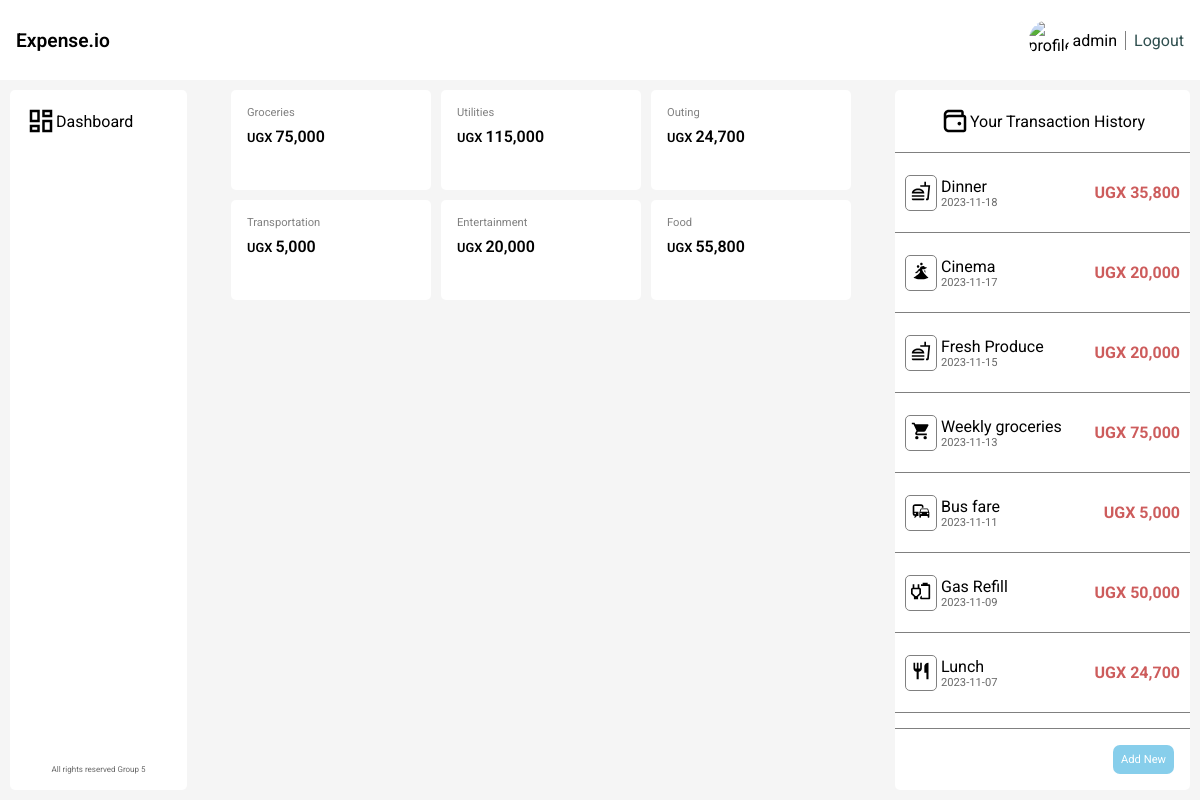
The app's page / (signed in) with its own data.
### core/models.py (models this page shows, shortened)
class Category(models.Model):
    name = models.CharField(max_length=50)
    created_at = models.DateTimeField(auto_now_add=True)
    def __str__(self) -> str:
        return self.name
    class Meta:
        verbose_name_plural = 'Categories'

class Expense(models.Model):
    owner = models.ForeignKey(User, on_delete=models.CASCADE)
    name = models.CharField(max_length=50)
    amount = models.BigIntegerField()
    category = models.ForeignKey(Category, on_delete=models.CASCADE)
    date = models.DateField()

### core/views.py (the view)
# urls.py: path('', views.index, name='index'),
@login_required
def index(request):
    categories = []
    _categories = Category.objects.all()
    for category in _categories:
        total_expenditure = category.expense_set.filter(owner=request.user).aggregate(Sum('amount'))['amount__sum'] or 0
        categories.append({
            'category': category,
            'total_expenditure': total_expenditure
        })
    expenses = Expense.objects.filter(owner=request.user).order_by('-date')
    context = { 'categories': categories, 'expenses': expenses }
    return render(request, 'core/index.html', context)

### core/templatetags/intcomma.py (called while the page is built)
@register.filter()
def intcomma(value):
    return "{:,}".format(int(value))

### core/templates/core/index.html (shortened to what this page needs)
{% load static %}
{% load intcomma %}
<!DOCTYPE html>
<html lang="en">
<head>
    <link rel="stylesheet" href="{% static 'css/main.css' %}">
    <link rel="stylesheet" href="{% static 'css/index.css' %}">
</head>
<body>
    <div class="body">
        <div class="navbar">
            <div class="logo">Expense.io</div>
            <div class="profile">
                {% if user.is_authenticated %}
                    <img src="{% static 'images/profile.jpg' %}" alt="profile">
                    <p class="username">
                        {{ user.username }}
                    </p>
                    <a href="{% url 'users:logout' %}">Logout</a>
                {% else %}
                    <a href="{% url 'users:register' %}">Register</a>
                    <a href="{% url 'users:login' %}">Login</a>
                {% endif %}
            </div>
        </div>
        <div class="main">
            <div class="sidebar">
                <div class="tile">
                    <svg style="width: 30px; height: auto;" xmlns="http://www.w3.org/2000/svg" viewBox="0 0 24 24">
                        <title>view-dashboard-outline</title>
                        <path
                            d="M19,5V7H15V5H19M9,5V11H5V5H9M19,13V19H15V13H19M9,17V19H5V17H9M21,3H13V9H21V3M11,3H3V13H11V3M21,11H13V21H21V11M11,15H3V21H11V15Z" />
                    </svg>
                    <span>Dashboard</span>
                </div>
                <p class="copy">All rights reserved Group 5</p>
            </div>
            <div class="categories">
                {% for category in categories %}
                    <div class="category">
                        <p class="name">{{ category.category.name }}</p>
                        <p class="total">
                            UGX
                            <span>{{ category.total_expenditure|intcomma }}</span>
                        </p>
                    </div>
                {% endfor %}
            </div>
            <div class="aside">
                <div class="header">
                    <span>Your Transaction History</span>
                </div>
                <div class="transactions">
                    {% for expense in expenses %}
                        <div class="transaction">
                            <div class="icon">
                            </div>
                            <div class="details">
                                <p class="name">{{ expense.name|safe }}</p>
                                <p class="date">{{ expense.date|safe }}</p>
                            </div>
                            <p class="value">
                                UGX
                                <span>{{ expense.amount|intcomma }}</span>
                            </p>
                        </div>
                    {% endfor %}
                </div>
                <div class="footer">
                    <button class="new">Add New</button>
                </div>
            </div>
        </div>
    </div>
</body>
</html>

### expense_tracker/static/css/main.css (style rules this page uses)
* { margin: 0; padding: 0; font-size: calc(0.8vh + 0.8vw); font-family: 'Roboto', Arial, Helvetica, sans-serif; box-sizing: border-box; }
body { height: 100vh; width: 100vw; }

### core/static/css/index.css (style rules this page uses)
div.body { height: 100%; width: 100%; }
div.main { background-color: whitesmoke; display: flex; height: 90%; width: 100%; padding: 10px; }
div.navbar { display: flex; justify-content: center; align-items: center; padding: 16px; height: 10%; background-color: white; }
.navbar > .logo { font-weight: 600; font-size: 1.2rem; }
.navbar > .profile { margin-left: auto; display: flex; justify-content: center; align-items: center; font-size: 0.7rem; }
.navbar > .profile a { margin-left: 8px; padding-left: 8px; border-left: 0.7px solid grey; color: darkslategrey; text-decoration: none; transition: scale 0.3s ease-in-out; }
.navbar img { width: 40px; height: 40px; border-radius: 100%; margin-right: 4px; }
div.sidebar { width: 15%; height: 100%; padding: 16px; border-radius: 5px; background-color: white; display: flex; flex-direction: column; }
.sidebar .tile { display: flex; align-items: center; }
.sidebar > .copy { font-size: 0.5rem; text-align: center; margin-top: auto; color:dimgrey; }
div.categories { width: 60%; padding: 0 10px; display: flex; flex-wrap: wrap; gap: 10px; justify-content: center; align-content: start; }
div.category { background-color: white; border-radius: 5px; height: 100px; padding: 16px; width: clamp(100px, 200px, 200px); }
.category > .name { font-size: 0.7rem; color: grey; }
.category > .total { font-weight: 600; font-size: 0.8rem; margin-top: 8px; }
div.aside { background-color: white; border-radius: 5px; height: 100%; width: 25%; display: flex; flex-direction: column; }
.aside > .header { padding: 16px 8px; border-bottom: 0.2px solid grey; display: flex; align-items: center; justify-content: center; }
.aside .transactions { max-height: 100%; flex: 1 1 auto; overflow-y: scroll; }
.aside .transaction { border-bottom: 0.2px solid grey; padding: 10px; display: flex; align-items: center; height: 80px; font-size: 23px; }
.transaction > .icon { border: 0.4px solid grey; border-radius: 5px; padding: 5px; margin-right: 4px; }
.transaction > .value { margin-left: auto; color: indianred; font-weight: bold; }
.transaction .date { color: dimgray; font-size: 0.7rem; }
.aside > .footer { margin-top: auto; padding: 16px; border-top: 0.5px solid grey; display: flex; }
.footer .new { margin-left: auto; padding: 8px; font-size: 0.7rem; background-color: skyblue; border: none; border-radius: 7px; color: white; transition: scale 0.2s ease-in-out; }

### records on screen
Category: category.name "Groceries", total_expenditure "75,000"
Category: category.name "Utilities", total_expenditure "115,000"
Category: category.name "Outing", total_expenditure "24,700"
Category: category.name "Transportation", total_expenditure "5,000"
Category: category.name "Entertainment", total_expenditure "20,000"
Category: category.name "Food", total_expenditure "55,800"
Expense: name "Dinner", date "2023-11-18", amount "35,800"
Expense: name "Cinema", date "2023-11-17", amount "20,000"
Expense: name "Fresh Produce", date "2023-11-15", amount "20,000"
Expense: name "Weekly groceries", date "2023-11-13", amount "75,000"
Expense: name "Bus fare", date "2023-11-11", amount "5,000"
Expense: name "Gas Refill", date "2023-11-09", amount "50,000"
Expense: name "Lunch", date "2023-11-07", amount "24,700"

### other values on screen
{{ user.username }} "admin"
